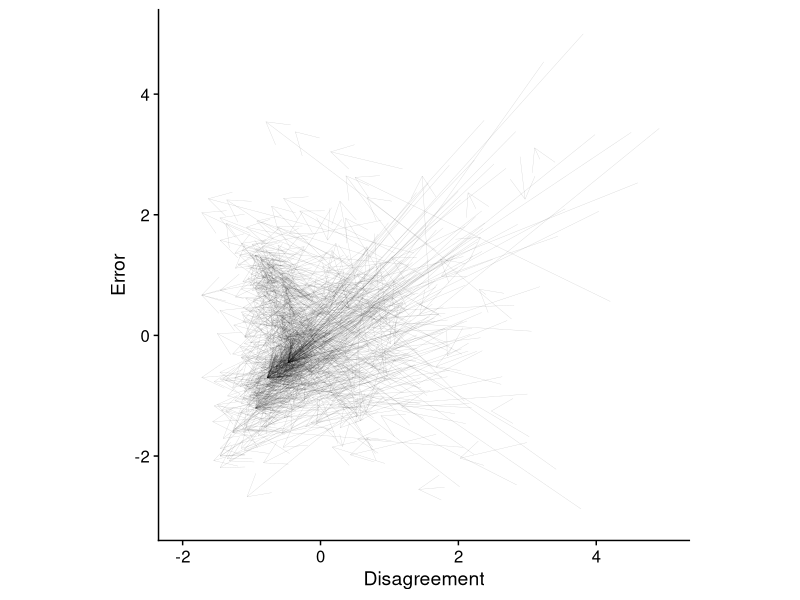
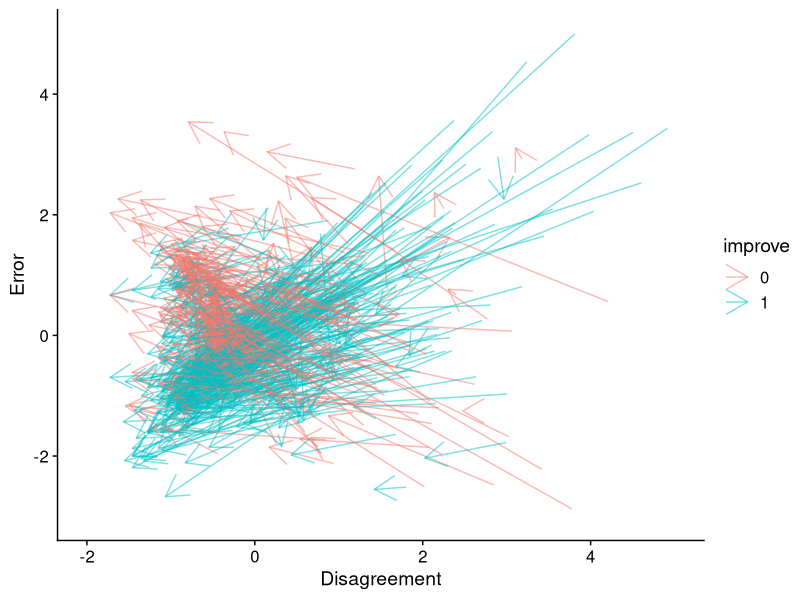
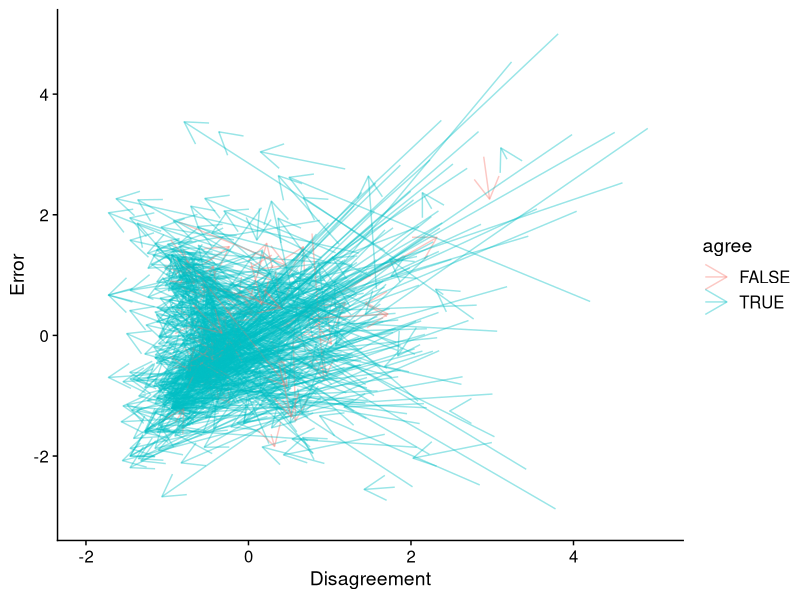
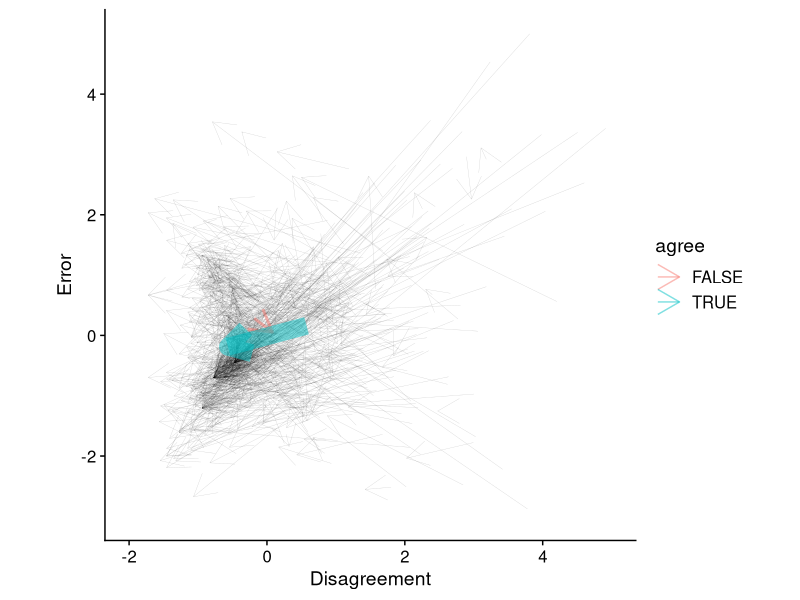
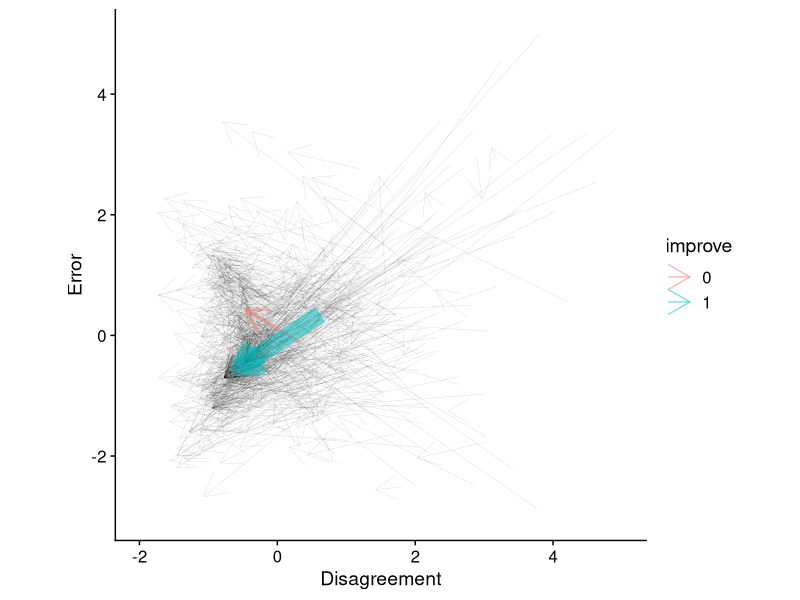

Write R code to recreate these figures, in order. (Note: this script raises an error after producing the figures.)
#' ---
#' title: "convergence-valence_space"
#' author: "L.-Y. M."
#' date: "2023-10-11"
#' output: html_document
#' ---
#' # input
## ----set up----------------------------------------------------------------------------------------------------------------------
setwd("/Users/owo/Desktop/convergence-valence_space/")
library("tidyverse")
library("cowplot")

#' 
## ----data input------------------------------------------------------------------------------------------------------------------
group_data <- read_csv("data1.csv")
# DATA1 <- read_csv("indS1dates1.csv")
# DATA2 <- read_csv("indS1dates2.csv")
# DATA  <- bind_rows(DATA1, DATA2)
group_data <- mutate(group_data, agree = sd2 < sd1) # create a new variable to indicate whether group agreement formed

#' 
#' # visualise
#' 
#' ### point1 = (Deviation1, Error1) = (sd1, aee1)
#' 
#' ### point2 = (Deviation2, Error2) = (sd2, aee2)
#' 
## ----visualise without normalise, eval = F---------------------------------------------------------------------------------------
## arrow_graph <- ggplot() +
##   geom_segment(aes(x = sd1, y = aee1, xend = sd2, yend = aee2), data = group_data, arrow = arrow(), alpha = 0.05) +
##   theme_cowplot() + xlab('Disagreement') + ylab('Error')
## arrow_graph # original
## 
## arrow_graph_accuracy <- ggplot() +
##   geom_segment(aes(x = sd1, y = aee1, xend = sd2, yend = aee2, colour = as.factor(improve)), data = group_data, arrow = arrow(), alpha = 0.5) +
##   theme_cowplot() + xlab('Disagreement') + ylab('Error')
## arrow_graph_accuracy # original broken down with whether group performance were improved
## 
## arrow_graph_agree <- ggplot() +
##   geom_segment(aes(x = sd1, y = aee1, xend = sd2, yend = aee2, colour = as.factor(agree)), data = group_data, arrow = arrow(), alpha = 0.5) +
##   theme_cowplot() + xlab('Disagreement') + ylab('Error')
## arrow_graph_agree # original broken down with whether group agreement were formed

#' 
## ----normalised------------------------------------------------------------------------------------------------------------------
group_data_n <- group_data %>% 
  pivot_longer(cols = 8:9,   names_to ="acc_time", values_to = "acc_val") %>% 
  pivot_longer(cols = 12:13, names_to ="agr_time", values_to = "agr_val") %>% 
  group_by(qcode) %>% 
  mutate(acc_val = scale(acc_val), agr_val = scale(agr_val)) %>% 
  pivot_wider(names_from = "acc_time", values_from = "acc_val") %>% 
  pivot_wider(names_from = "agr_time", values_from = "agr_val") %>% 
  mutate(agree = as.factor(agree), improve = as.factor(improve)) %>% 
  ungroup(qcode)

#' 
## ----visualise with normalised---------------------------------------------------------------------------------------------------
arrow_graph_n <- ggplot() +
  geom_segment(aes(x = sd1, y = aee1, xend = sd2, yend = aee2), data = group_data_n, arrow = arrow(), alpha = 0.2, size = 0.1) + 
  theme_cowplot() + xlab('Disagreement') + ylab('Error') + ylim(-3, 5) + xlim(-2, 5) + theme(aspect.ratio=1) 
arrow_graph_n # normalised 

arrow_graph_accuracy_n <- ggplot() +
  geom_segment(aes(x = sd1, y = aee1, xend = sd2, yend = aee2, colour = improve), data = group_data_n, arrow = arrow(), alpha = 0.5) + 
  theme_cowplot() + xlab('Disagreement') + ylab('Error') + ylim(-3, 5) + xlim(-2, 5)
arrow_graph_accuracy_n # normalised broken down with whether group performance were improved

arrow_graph_agree_n <- ggplot() +
  geom_segment(aes(x = sd1, y = aee1, xend = sd2, yend = aee2, colour = agree), data = group_data_n, arrow = arrow(), alpha = 0.4) + 
  theme_cowplot() + xlab('Disagreement') + ylab('Error') + ylim(-3, 5) + xlim(-2, 5)
arrow_graph_agree_n # normalised broken down with whether group agreement were formed

#' 
## ----visualise for average movement----------------------------------------------------------------------------------------------
averaged_data_n <- group_data_n %>% 
  select(sd1, sd2, aee1, aee2, agree) %>% 
  group_by(agree) %>% 
  summarise(sd1 = mean(sd1), sd2 = mean(sd2), aee1 = mean(aee1), aee2 = mean(aee2), case = n()) 
arrow_graph_agree_n_average <- ggplot() +
  geom_segment(aes(x = sd1, y = aee1, xend = sd2, yend = aee2), data = group_data_n, arrow = arrow(), alpha = 0.2, size = 0.1) + 
  geom_segment(aes(x = sd1, y = aee1, xend = sd2, yend = aee2, colour = agree, size = case), data = averaged_data_n, arrow = arrow(), alpha = 0.5) + 
  theme_cowplot() + xlab('Disagreement') + ylab('Error') + ylim(-3, 5) + xlim(-2, 5) + guides(size = "none") + theme(aspect.ratio=1)
arrow_graph_agree_n_average # normalised broken down with whether group agreement were formed

 averaged_data_n <- group_data_n %>% 
  select(sd1, sd2, aee1, aee2, improve) %>% 
  group_by(improve) %>% 
  summarise(sd1 = mean(sd1), sd2 = mean(sd2), aee1 = mean(aee1), aee2 = mean(aee2), case = n())
arrow_graph_improve_n_average <- ggplot() +
  geom_segment(aes(x = sd1, y = aee1, xend = sd2, yend = aee2), data = group_data_n, arrow = arrow(), alpha = 0.2, size = 0.1) + 
  geom_segment(aes(x = sd1, y = aee1, xend = sd2, yend = aee2, colour = improve, size = case), data = averaged_data_n, arrow = arrow(), alpha = 0.5) +
  theme_cowplot() + xlab('Disagreement') + ylab('Error') + ylim(-3, 5) + xlim(-2, 5) + guides(size = "none") + theme(aspect.ratio=1)
arrow_graph_improve_n_average # normalised broken down with whether group agreement were formed

#' 
## ----save images-----------------------------------------------------------------------------------------------------------------
# I_Mer <- plot_grid(arrow_graph, arrow_graph_accuracy, arrow_graph_agree, arrow_graph_n, arrow_graph_accuracy_n, arrow_graph_agree_n, labels = "AUTO") # figures without normalised are removed.
# I_Mer <- plot_grid(arrow_graph_n, arrow_graph_accuracy_n, arrow_graph_agree_n, arrow_graph_agree_n_average, labels = "AUTO", nrow = 1)
I_Mer <- plot_grid(arrow_graph_n, arrow_graph_agree_n_average, arrow_graph_improve_n_average, labels = "AUTO", nrow = 1, align = "v", axis = "lb")
save_plot('figure_18Oct.jpg',I_Mer, ncol = 3)

## ----save script, include = FALSE------------------------------------------------------------------------------------------------
knitr::purl(input = "plot_code.Rmd", output = "plot_code_17Oct.R",documentation = 2)

#' 
